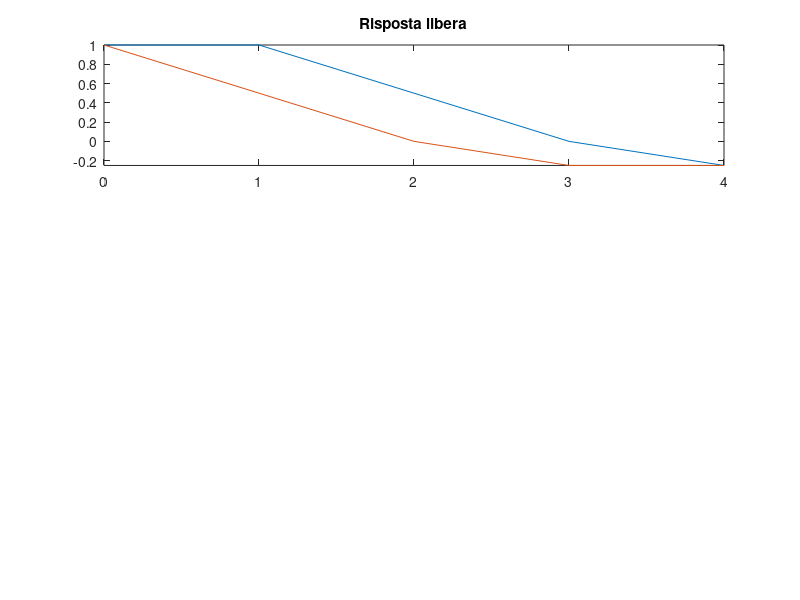

MATLAB code to generate this figure: (Note: this script raises an error after producing the figure.)
%Reset del workspace:
clc;
clear;

%Dati di sampling:
sample_time=1;
horizon=4;

A=[0 1; -0.5 1];

B=[0 1]';
C=eye(2);
D=zeros(2, 1);

sistema=ss(A,B,C,D,sample_time);
T=0:sample_time:horizon;

%Stato iniziale:
x0=[1 1]';

%Y libera del sistema U=0;
U=zeros(1,length(T));

% Simulare:
[Y, intervallo, ~] = lsim(sistema,U,T,x0);   

%Stampo il grafico:
subplot (3,1,1);
plot(intervallo,Y)
axis('tight');
title('Risposta libera')

%-------------------------------------------------------------------------%

%Evoluzione in anello chiuso, con controllo ottimo LQR:
Q = 0.5*eye(2);
Qf = 1*Q;
%Poi far variare r fra 0<r<inf:
R=1;
ro = 0.1:0.1:15.1;

[Kd,S,e] = lqrd(A,B,Q,R, sample_time);

%Simulo il nuovo sistema:
sys_closed_infinite_horizon=ss(A-B*Kd,B,C,0,sample_time);
U=zeros(1,length(T));
[Y, intervallo, X] = lsim(sys_closed_infinite_horizon,U,T,x0);   % simulate

%Stampo la simulazione
subplot (3,1,2);
plot(intervallo,Y)
axis('tight');
title('LQR - Infinite')

%-------------------------------------------------------------------------%

%Plot della funzione Ju in funzione di Jx:
Jx = zeros(length(ro),1);

Ju = zeros(length(ro),1);

for i = 1:1:length(ro)
   [Jx(i,1), Ju(i,1)] = calcoloJ(horizon, x0, A, B, C, T, Q, sample_time, ro(1,i));
end

subplot(3,1,3);
plot(ro, Jx./Ju);
title('Rapporto fra Jx e Ju');